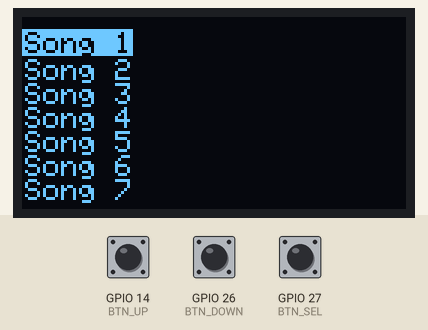
Bench run of a sketch on a simulated ESP32. On the bench: 128×64 one-colour display. The test bench sets the inputs (shaded band); at power-on: GPIO 26 (BTN_DOWN) HIGH, GPIO 14 (BTN_UP) HIGH, GPIO 27 (BTN_SEL) HIGH.

Above: at 1.2 s.
1.3 s: GPIO 26 (BTN_DOWN) pulled LOW for 0.15 s
At 2.4 s:
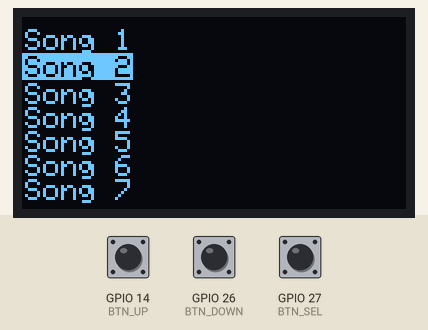
2.9 s: GPIO 26 (BTN_DOWN) pulled LOW for 1 s
At 3.6 s:
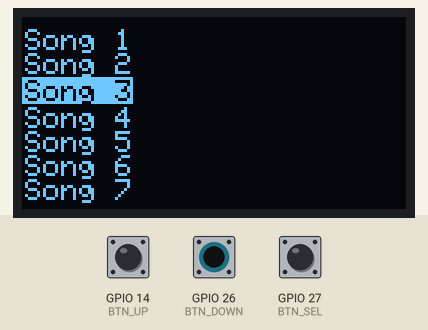
Timing chart, 0 to 5.9 s (numbered marks = the images above; inputs shaded):
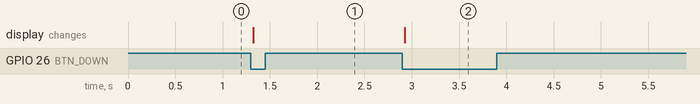

The sketch:

OLEDMenu.ino
```cpp
//#include <Wire.h>
#include <Adafruit_SSD1306.h>
#include <String.h>

//OLED Screen variables
#define OLED_WIDTH 128
#define OLED_HEIGHT 64
#define OLED_RESET -1
#define IIC_ADRESS 0x3c
Adafruit_SSD1306 display(OLED_WIDTH, OLED_HEIGHT, &Wire, OLED_RESET);

//Button GPIO
#define BTN_UP 14
#define BTN_SEL 27
#define BTN_DOWN 26

//Colors
#define WHITE SSD1306_WHITE
#define BLACK SSD1306_BLACK

//Short song list
const char* menuItems[] = {
    "Song 1",
    "Song 2",
    "Song 3",
    "Song 4",
    "Song 5",
    "Song 6",
    "Song 7"
};

//Full songlist
const char* fullMenu[] = {
    "Song 1",
    "Song 2",
    "Song 3",
    "Song 4",
    "Song 5",
    "Song 6",
    "Song 7",
    "Song 8",
    "Song 9",
    "Song 10",
    "Song 11"
};

int menuSelection = 0;
int menuLength = sizeof(menuItems) / sizeof(menuItems[0]);
int fullMenuLength = sizeof(fullMenu) / sizeof(fullMenu[0]);
int menuOfset = 0;

void setup() {
    Serial.begin(115200);

    //Initialize OLED screen
    if(!display.begin(SSD1306_SWITCHCAPVCC, IIC_ADRESS)) {
        Serial.println(F("OLED failed"));
        while(true);
    }

    //Screen setup
    display.clearDisplay();
    display.setTextSize(1);
    display.setTextColor(WHITE);
    display.setCursor(0, 0);
    printMenu();
    display.display();

    //button Setup
    pinMode(BTN_UP, INPUT_PULLUP);
    pinMode(BTN_SEL, INPUT_PULLUP);
    pinMode(BTN_DOWN, INPUT_PULLUP);
}

void loop() {
    buttonUp();
    buttonDown();
    buttonSelect();
}

//Normal Text display
void printNormal(int height, const char* text) {
    display.setTextColor(WHITE);
    display.setCursor(1, height);
    display.print(text);
}

//Highlighted Text display
void printSelect(int height, const char* text) {
    display.fillRect(0, height, (strlen(text) * 5 + strlen(text) + 1), 9, WHITE);

    display.setTextColor(BLACK);
    display.setCursor(1, height + 1);
    display.print(text);
}

//prints the menu that the users sees (star of the show)
void printMenu(){
    int textHeight = 4;

    if(menuSelection < 0) {
        menuSelection = 0;
        shiftMenuUp();
    }

    if(menuSelection > menuLength - 1) {
        menuSelection = menuLength - 1;
        shiftMenuDown();
    }

    display.clearDisplay();
    for(int i = 0; i < menuLength; i++) {
        //Serial.println(menuItems[i]);


        if(i == menuSelection){
            printSelect(textHeight, menuItems[i]);
            textHeight += 10;
        }
        else {
            printNormal(textHeight, menuItems[i]);
            textHeight += 8;
        }
    }
    display.display();
}

//Shifts the entire menuItems array down (technically up)
void shiftMenuDown() {
    if(menuOfset + menuLength < fullMenuLength) {
        for(int i = 0; i < menuLength - 1; i++) {
            menuItems[i] = menuItems[i + 1];
        }
        menuItems[6] = fullMenu[menuOfset + menuLength];
        menuOfset += 1;
    }
}

//Shifts the entire menuItems array up (technically down)
void shiftMenuUp() {
    if(menuOfset > 0) {
        for(int i = menuLength - 1; i > 0; i--) {
            menuItems[i] = menuItems[i - 1];
        }
        menuItems[0] = fullMenu[menuOfset - 1];
        menuOfset -= 1;
    }
}

//Debounces the up button
void buttonUp() {
    static bool prevState = HIGH;
    static unsigned long prevTime = 0;

    bool currentState = digitalRead(BTN_UP);
    unsigned long now = millis();

    if(prevState == HIGH && currentState == LOW && now - prevTime > 150) {

        //Serial.println("Up");
        menuSelection -= 1;
        printMenu();

        prevTime = now;
    }

    prevState = currentState;
}

//Debounces the down button
void buttonDown() {
    static bool prevState = HIGH;
    static unsigned long prevTime = 0;

    bool currentState = digitalRead(BTN_DOWN);
    unsigned long now = millis();

    if(prevState == HIGH && currentState == LOW && now - prevTime > 150) {

        //Serial.println("Down");
        menuSelection += 1;
        printMenu();

        prevTime = now;
  }

  prevState = currentState;
}

//Debounces the select button
void buttonSelect() {
    static bool prevState = HIGH;
    static unsigned long prevTime = 0;

    bool currentState = digitalRead(BTN_SEL);
    unsigned long now = millis();

    if(prevState == HIGH && currentState == LOW && now - prevTime > 150) {

        Serial.println(menuItems[menuSelection]);

        prevTime = now;
  }

  prevState = currentState;
}
```

Measured:
- after the input at 1.3 s, the display: changes at once (image 1)
- after the input at 2.9 s, the display: changes at once (image 2)
